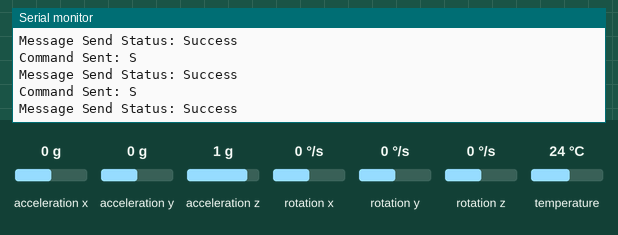
The sketch below on a simulated ESP32. On the bench: the last lines printed to the serial monitor. The inputs (shaded band) are chosen by the test bench; at power-on: acceleration x 0 g, acceleration y 0 g, acceleration z 1 g, rotation x 0 °/s, rotation y 0 °/s, rotation z 0 °/s, temperature 24 °C.

Above: at 1.2 s.
1.3 s: acceleration x set to -1.4 g
At 1.58 s:
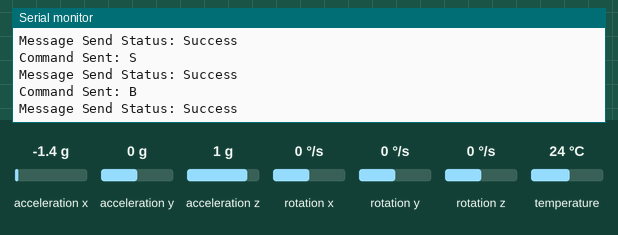
3.1 s: acceleration x set to 0.8 g
At 3.4 s:
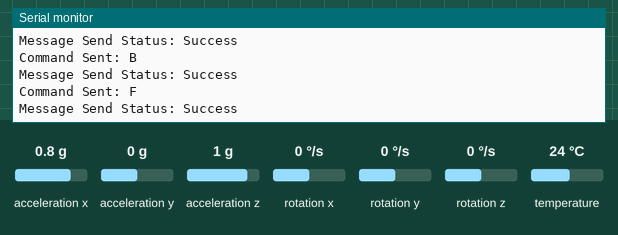

Measured:
- after the input at 1.3 s, the serial monitor: prints a new line after 0.12 s (image 1)
- after the input at 3.1 s, the serial monitor: prints a new line after 0.14 s (image 2)

The sketch:

Transmitter_code.ino.ino
```cpp
#include <esp_now.h>
#include <WiFi.h>
#include <Wire.h>
#include <Adafruit_MPU6050.h>
#include <Adafruit_Sensor.h>

Adafruit_MPU6050 mpu;

// ESP-NOW data structure
typedef struct struct_message {
  char command;  // single character F/B/L/R/S
} struct_message;

struct_message myData;

// Receiver MAC address , replace with your own
uint8_t receiverMAC[] = {0x84, 0x1F, 0xE8, 0x15, 0xB1, 0xFC};

// ESP-NOW send callback
void OnSent(const uint8_t *mac_addr, esp_now_send_status_t status) {
  Serial.print("Message Send Status: ");
  Serial.println(status == ESP_NOW_SEND_SUCCESS ? "Success" : "Fail");
}

void setup() {
  Serial.begin(115200);
  WiFi.mode(WIFI_STA);

  // Initialize I2C on ESP32 pins SDA=21, SCL=22
  Wire.begin(21, 22);

  // Initialize MPU6050
  if (!mpu.begin()) {
    Serial.println("MPU6050 not found! Check wiring.");
    while (1) delay(10);
  }
  Serial.println("MPU6050 Ready!");

  // Initialize ESP-NOW
  if (esp_now_init() != ESP_OK) {
    Serial.println("ESP-NOW init failed");
    ESP.restart();
  }

  esp_now_register_send_cb(OnSent);

  // Add receiver peer
  esp_now_peer_info_t peerInfo = {};
  memcpy(peerInfo.peer_addr, receiverMAC, 6);
  peerInfo.channel = 0;
  peerInfo.encrypt = false;

  if (esp_now_add_peer(&peerInfo) != ESP_OK) {
    Serial.println("Failed to add peer");
    return;
  }

  Serial.println("Transmitter Ready!");
}

void loop() {
  sensors_event_t a, g, temp;
  mpu.getEvent(&a, &g, &temp);

  // Map tilt to F/B/L/R/S
  float threshold = 5.0; // m/s^2
  if (a.acceleration.x > threshold)        myData.command = 'F';
  else if (a.acceleration.x < -threshold) myData.command = 'B';
  else if (a.acceleration.y > threshold)  myData.command = 'L';
  else if (a.acceleration.y < -threshold) myData.command = 'R';
  else                                    myData.command = 'S';

  // Send command via ESP-NOW
  esp_now_send(receiverMAC, (uint8_t *)&myData, sizeof(myData));

  Serial.print("Command Sent: ");
  Serial.println(myData.command);

  delay(200);
}
```
